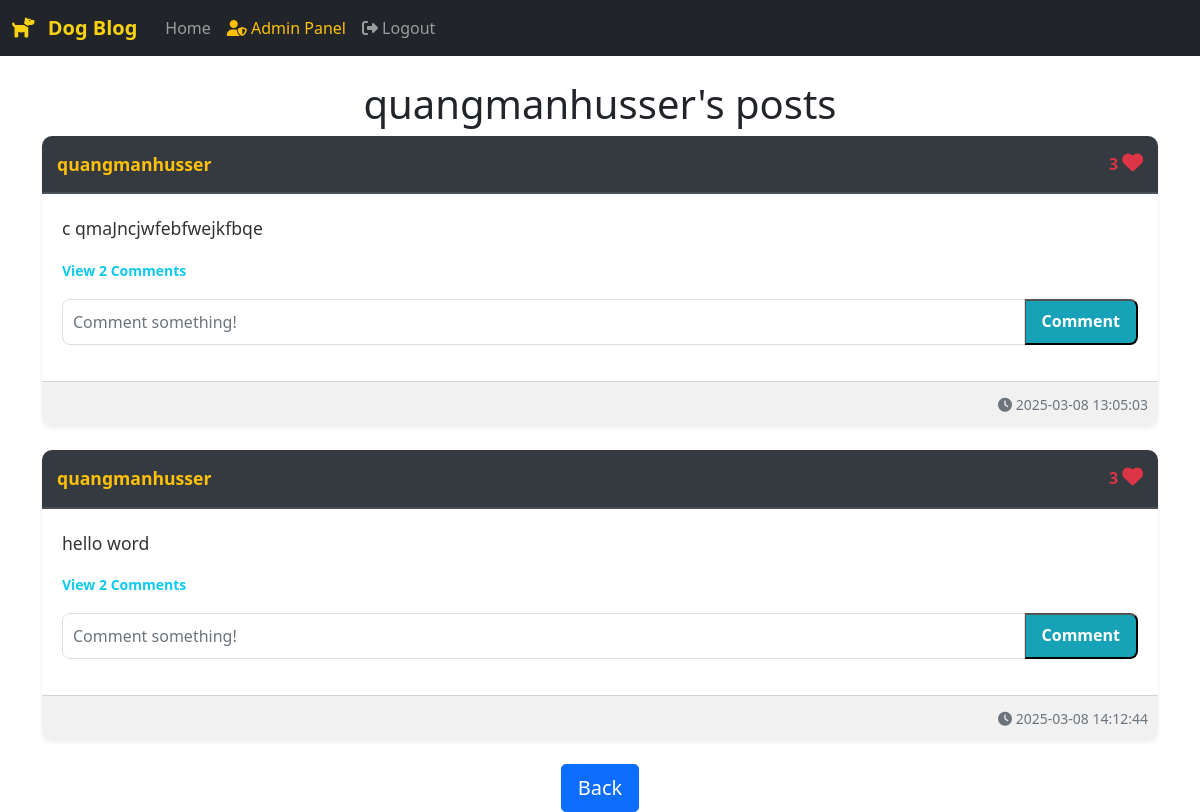
Page /posts/quangmanhusser (signed in) on the committed database.
### website/models.py (models this page shows)
class User(db.Model, UserMixin):
    id = db.Column(db.Integer, primary_key=True)
    email = db.Column(db.String(150), unique=True)
    username = db.Column(db.String(150), unique=True)
    password = db.Column(db.String(150))
    date_created = db.Column(db.DateTime(timezone=True), default=func.now())
    is_admin = db.Column(db.Boolean, default=False)  # Thêm trường này
    is_blocked = db.Column(db.Boolean, default=False)  # Thêm để block user
    posts = db.relationship('Post', backref='user', passive_deletes=True)
    comments = db.relationship('Comment', backref='user', passive_deletes=True)
    likes = db.relationship('Like', backref='user', passive_deletes=True)

class Post(db.Model):
    id = db.Column(db.Integer, primary_key=True)
    text = db.Column(db.Text, nullable=False)
    date_created = db.Column(db.DateTime(timezone=True), default=func.now())
    author = db.Column(db.Integer, db.ForeignKey(
        'user.id', ondelete="CASCADE"), nullable=False)
    comments = db.relationship('Comment', backref='post', passive_deletes=True)
    likes = db.relationship('Like', backref='post', passive_deletes=True)

### website/views.py (the view)
@views.route("/posts/<username>")
@login_required
def posts(username):
    user = User.query.filter_by(username=username).first()
    if not user:
        flash('No user with that username exists.', category='error')
        return redirect(url_for('views.home'))
    posts = user.posts
    return render_template("posts.html", user=current_user, posts=posts, username=username)

### website/__init__.py (called while the page is built)
def create_app():
    app = Flask(__name__)
    app.config['SECRET_KEY'] = "helloworld"
    app.config['SQLALCHEMY_DATABASE_URI'] = f'sqlite:///{DB_NAME}'
    db.init_app(app)
    migrate = Migrate(app, db)
    from .views import views
    from .auth import auth
    app.register_blueprint(views, url_prefix="/")
    app.register_blueprint(auth, url_prefix="/")
    from .models import User, Post, Comment, Like
    create_database(app)
    login_manager = LoginManager()
    login_manager.login_view = "auth.login"
    login_manager.init_app(app)
    @login_manager.user_loader
    def load_user(id):
        return User.query.get(int(id))
    return app

### website/templates/posts.html (shortened to what this page needs)
{% extends "posts_div.html" %}  {% block header %} {{username}}'s posts {% endblock %} {% block footer %}
  <div align="center">
    <a href="/home"
      ><button type="button" class="btn btn-primary btn-lg">Back</button></a
    >
  </div>
  {% endblock %}

### website/templates/posts_div.html (shortened to what this page needs)
{% extends "base.html" %}
{% block content %}
  <h1 class="text-center mt-4">{% block header %}Posts{% endblock %}</h1>
  <div id="posts">
    {% for post in posts %}
    <div class="card border-0 shadow-sm mb-4">
      <div class="card-header">
        <a href="/posts/{{ post.user.username }}" class="user-link">{{ post.user.username }}</a>
        <div>
          <span id="likes-count-{{ post.id }}" class="text-danger fw-bold">
            {{ post.likes|length }}
          </span>
          {% if user.id in post.likes|map(attribute="author")|list %}
          <i class="fas fa-heart text-danger like-button" id="like-button-{{ post.id }}" onclick="like({{ post.id }})"></i>
          {% else %}
          <i class="far fa-heart text-muted like-button" id="like-button-{{ post.id }}" onclick="like({{ post.id }})"></i>
          {% endif %}
        </div>
      </div>
      <div class="card-body">
        <p class="card-text">{{ post.text }}</p>
        <p class="mt-2">
          {% if post.comments|length > 0 %}
          <a data-bs-toggle="collapse" href="#comments-{{ post.id }}" role="button" class="text-decoration-none">
            <small class="text-info fw-bold">View {{ post.comments|length }} Comments</small>
          </a>
          {% else %}
          <small class="text-muted">No Comments</small>
          {% endif %}
        </p>
        <form class="input-group mb-3" method="POST" action="/create-comment/{{ post.id }}">
          <input type="text" id="text" name="text" class="form-control" placeholder="Comment something!" />
          <button type="submit" class="btn-comment">Comment</button>
        </form>
      </div>
      <div class="card-footer text-muted text-end">
        <small><i class="fas fa-clock"></i> {{ post.date_created }}</small>
      </div>
    </div>
    {% endfor %}
  </div>
  {% block footer %}{% endblock %}
{% endblock %}

### website/templates/posts_div.html (style rules this page uses)
.card { border-radius: 10px; overflow: hidden; box-shadow: 0px 4px 10px rgba(0, 0, 0, 0.1); background-color: #fff; transition: transform 0.3s ease, box-shadow 0.3s ease; }
.card-header { background-color: #343a40; color: #fff; padding: 15px; font-weight: bold; display: flex; justify-content: space-between; align-items: center; border-bottom: 2px solid #495057; }
.user-link { font-size: 1.1rem; color: #ffc107; text-decoration: none; }
.like-button { font-size: 1.3rem; cursor: pointer; transition: transform 0.3s ease, color 0.3s ease; }
.card-body { padding: 20px; line-height: 1.6; }
.card-text { font-size: 1.1rem; color: #333; margin-bottom: 15px; }
.form-control { border-radius: 8px; border: 1px solid #ddd; padding: 10px; }
.btn-comment { background: #17a2b8; color: white; border-radius: 8px; padding: 8px 16px; font-weight: bold; }
.card-footer { background: #f1f1f1; text-align: right; padding: 10px; color: #777; }

### rows in the picture
User: username "quangmanhusser"
Post: user.username "quangmanhusser", likes|length "3", text "c qmaJncjwfebfwejkfbqe", comments|length "2", date_created "2025-03-08 13:05:03"
Post: user.username "quangmanhusser", likes|length "3", text "hello word", comments|length "2", date_created "2025-03-08 14:12:44"
